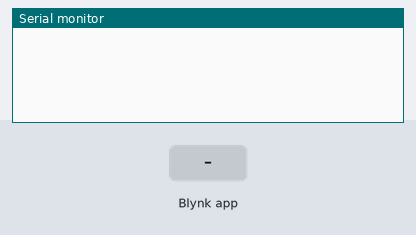
A sketch run on a simulated ESP8266 (NodeMCU). Shown: the last lines printed to the serial monitor. Inputs (shaded band) come from the test bench. WiFi joins after 1.5 s; servers stay silent unless stated.

Above: at 3.0 s.
3.1 s: Blynk app writes 1 to V0
At 4.1 s:
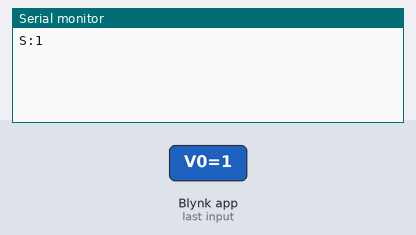
4.6 s: Blynk app writes 1 to V1
At 5.2 s:
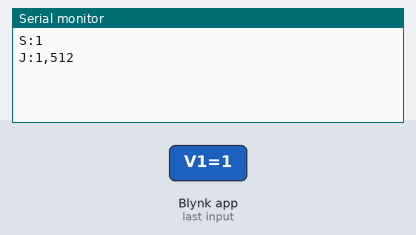

Measured:
- after the input at 3.1 s, the serial monitor: prints a new line at once (image 1)
- after the input at 4.6 s, the serial monitor: prints a new line at once (image 2)

The sketch:

ESP01_Joystick.ino
```cpp
#define BLYNK_TEMPLATE_ID "TMPL3ywuMoMTw"
#define BLYNK_TEMPLATE_NAME "STM32 ESP01"
#define BLYNK_AUTH_TOKEN "gmDjNw-gBtEsIfF44BeUT3wA5KXw96Bl"

#define BLYNK_PRINT Serial

#include <ESP8266WiFi.h>
#include <BlynkSimpleEsp8266.h>

char ssid[] = "Black_pearl";
char pass[] = "t3ra552x";

int joyX = 512, joyY = 512;
int speed = 800;

void setup()
{
  Serial.begin(115200);
  Blynk.begin(BLYNK_AUTH_TOKEN, ssid, pass, "blynk.cloud", 80);
}
BLYNK_WRITE(V0)   // Speed
{
  int newSpeed = param.asInt();
  if (newSpeed != speed) {
    speed = newSpeed;
    Serial.printf("S:%d\r\n", speed);
  }
}

BLYNK_WRITE(V1)   // X axis
{
  joyX = param.asInt();
  Serial.printf("J:%d,%d\r\n", joyX, joyY);
}

BLYNK_WRITE(V2)   // Y axis
{
  joyY = param.asInt();
  Serial.printf("J:%d,%d\r\n", joyX, joyY);
}

void loop()
{
  Blynk.run();
}
```
